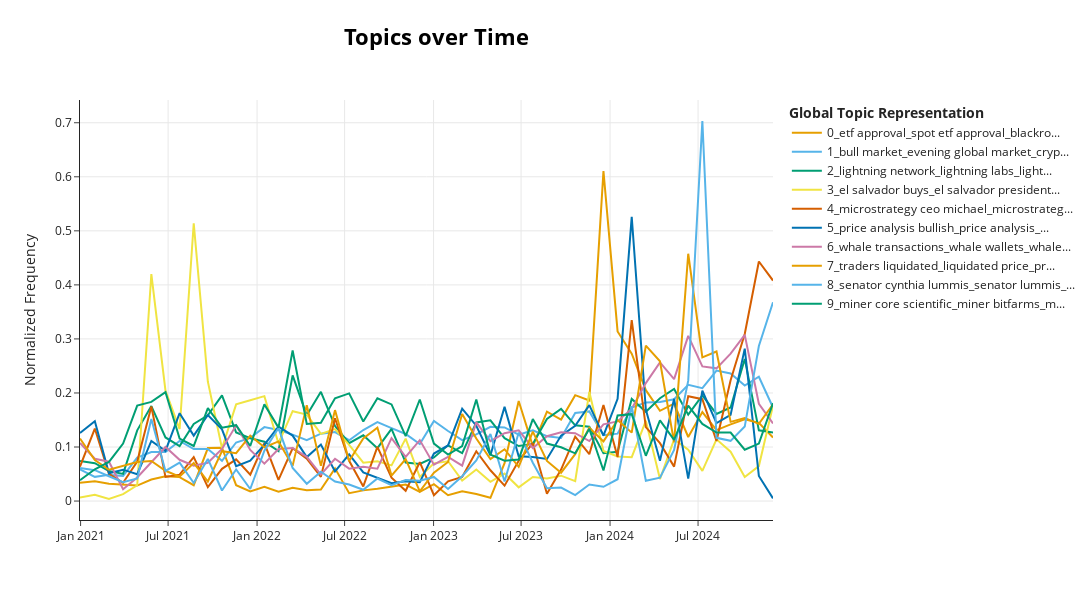

Source (notebook cell):
### Code cell
df['date'] = pd.to_datetime(df['date'])
timestamps = df['date'].tolist()

topics_over_time = topic_model.topics_over_time(
  docs=df['combined_text'],
  timestamps=timestamps,
  global_tuning=True,
  evolution_tuning=True,
  nr_bins=50
)

fig = topic_model.visualize_topics_over_time(
  topics_over_time,
  top_n_topics=10,  # Show top 10 topics
  normalize_frequency=True,
  width=1200,
  height=600
)
fig.show()
